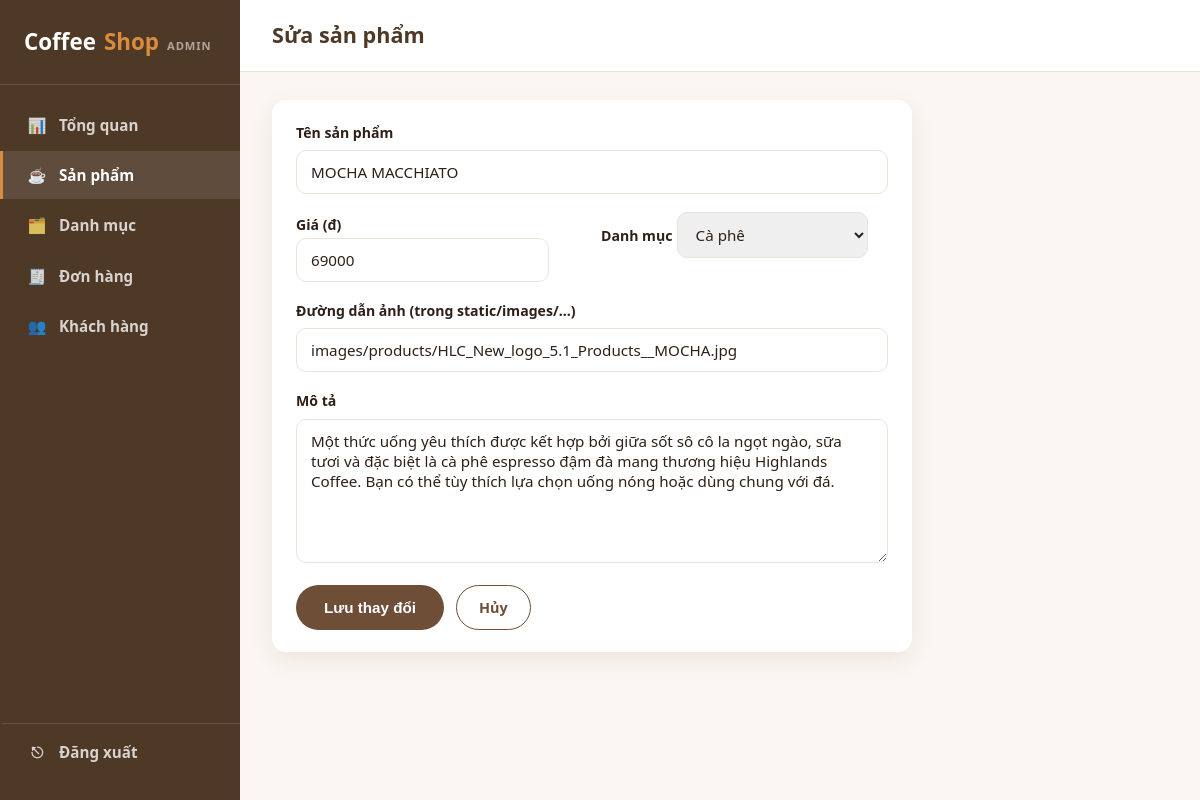
Screenshot of /admin/products/2/edit (signed in) with the database file from the repository.
### tables this page shows
CREATE TABLE product (
    id INTEGER PRIMARY KEY,
    name TEXT NOT NULL,
    price INTEGER NOT NULL,
    image TEXT,
    description TEXT,
    published_date TEXT,
    category_id INTEGER NOT NULL,
    FOREIGN KEY (category_id) REFERENCES category (id)
);

### admin.py (the view, shortened to what this page needs)
@admin_bp.route("/products/<int:product_id>/edit", methods=["GET", "POST"])
@admin_required
def product_edit(product_id):
    db = get_db()
    categories = db.execute("SELECT * FROM category ORDER BY name").fetchall()
    existing = db.execute("SELECT * FROM product WHERE id = ?", (product_id,)).fetchone()
    if existing is None:
        flash("Không tìm thấy sản phẩm.", "error")
        return redirect(url_for("admin.products_list"))
    return render_template(
        "admin/product_form.html", active_page="products", mode="edit",
        product=dict(existing), categories=categories, product_id=product_id,
    )

### admin.py (called while the page is built)
def admin_required(view):
    @functools.wraps(view)
    def wrapped(*args, **kwargs):
        if not session.get("is_admin"):
            return redirect(url_for("admin.login", next=request.path))
        return view(*args, **kwargs)
    return wrapped

### app.py (called while the page is built)
@app.before_request
def load_current_customer():
    g.customer = None
    customer_id = session.get("customer_id")
    if customer_id:
        g.customer = get_db().execute(
            "SELECT * FROM user WHERE id = ?", (customer_id,)
        ).fetchone()

### database.py (called while the page is built)
def get_db():
    if "db" not in g:
        g.db = sqlite3.connect(DB_PATH)
        g.db.row_factory = sqlite3.Row
        g.db.execute("PRAGMA foreign_keys = ON")
    return g.db

### templates/admin/product_form.html (shortened to what this page needs)
{% extends "admin/base.html" %}
{% block page_title %}{{ 'Thêm sản phẩm' if mode == 'add' else 'Sửa sản phẩm' }}{% endblock %}
{% block content %}
<section class="admin-panel admin-panel-form">
  <form method="POST" class="admin-form">
    <div class="form-row">
      <label for="name">Tên sản phẩm</label>
      <input type="text" id="name" name="name" value="{{ product.name or '' }}" required>
    </div>
    <div class="form-row form-row-split">
      <div>
        <label for="price">Giá (đ)</label>
        <input type="number" id="price" name="price" value="{{ product.price or '' }}" min="0" step="500" required>
      </div>
      <div>
        <label for="category_id">Danh mục</label>
        <select id="category_id" name="category_id" required>
          {% for c in categories %}
          <option value="{{ c.id }}" {{ 'selected' if product.category_id|string == c.id|string else '' }}>{{ c.name }}</option>
          {% endfor %}
        </select>
      </div>
    </div>
    <div class="form-row">
      <label for="image">Đường dẫn ảnh (trong static/images/...)</label>
      <input type="text" id="image" name="image" value="{{ product.image or '' }}" placeholder="images/products/ten-anh.jpg">
    </div>
    <div class="form-row">
      <label for="description">Mô tả</label>
      <textarea id="description" name="description" rows="6">{{ product.description or '' }}</textarea>
    </div>
    <div class="form-actions">
      <button type="submit" class="btn">{{ 'Thêm sản phẩm' if mode == 'add' else 'Lưu thay đổi' }}</button>
      <a href="{{ url_for('admin.products_list') }}" class="btn btn-outline">Hủy</a>
    </div>
  </form>
</section>
{% endblock %}

### static/css/style.css (style rules this page uses)
:root { --color-bg: #faf6f1; --color-surface: #ffffff; --color-primary: #6f4e37; --color-primary-dark: #4e3826; --color-accent: #d98c3f; --color-text: #2e2018; --color-text-muted: #7a6a5c; --color-border: #ece2d6; --radius: 14px; --shadow: 0 8px 24px rgba(60, 40, 20, 0.08); --shadow-hover: 0 14px 32px rgba(60, 40, 20, 0.14); --transition: 0.25s ease; --max-width: 1180px; }
* { box-sizing: border-box; }
html { scroll-behavior: smooth; }
body { margin: 0; font-family: "Segoe UI", "Helvetica Neue", Arial, sans-serif; background: var(--color-bg); color: var(--color-text); line-height: 1.6; }
a { text-decoration: none; color: inherit; }
.btn { display: inline-block; padding: 12px 28px; border-radius: 999px; background: var(--color-primary); color: #fff; border: none; cursor: pointer; font-size: 0.95rem; font-weight: 600; transition: background var(--transition), transform var(--transition); }
.btn-outline { display: inline-block; background: transparent; color: var(--color-primary); border: 1px solid var(--color-primary); padding: 10px 22px; border-radius: 999px; font-weight: 600; font-size: 0.9rem; cursor: pointer; transition: background var(--transition), color var(--transition); }

### static/css/admin.css (style rules this page uses)
.admin-body { background: var(--color-bg); }
.admin-panel { background: var(--color-surface); border-radius: var(--radius); box-shadow: var(--shadow); padding: 22px 24px; }
.admin-panel-form { max-width: 640px; }
.btn-outline { background: transparent; color: var(--color-primary); border: 1px solid var(--color-primary); }
.admin-form { display: flex; flex-direction: column; gap: 18px; }
.form-row { display: flex; flex-direction: column; gap: 6px; }
.form-row-split { display: grid; grid-template-columns: 1fr 1fr; gap: 18px; }
.admin-form label { font-weight: 700; font-size: 0.88rem; color: var(--color-text); }
.admin-form input, .admin-form select, .admin-form textarea { padding: 11px 14px; border: 1px solid var(--color-border); border-radius: 10px; font-size: 0.95rem; font-family: inherit; color: var(--color-text); }
.admin-form textarea { resize: vertical; }
.form-actions { display: flex; gap: 12px; margin-top: 4px; }

### rows the page displays
product: name "MOCHA MACCHIATO", price "69000", image "images/products/HLC_New_logo_5.1_Products__MOCHA.jpg", description "Một thức uống yêu thích được kết hợp bởi giữa sốt sô cô la ngọt ngào, sữa tươi và đặc biệt là cà phê espresso đậm đà mang thương hiệu Highlands Coffee. Bạn có thể tùy thích lựa chọn uống nóng hoặc dùng chung với đá."

### other values shown
{{ 'Thêm sản phẩm' if mode == 'add' else 'Sửa sản phẩm' }} "Sửa sản phẩm"
{{ 'Thêm sản phẩm' if mode == 'add' else 'Lưu thay đổi' }} "Lưu thay đổi"
form field category_id "Cà phê"
